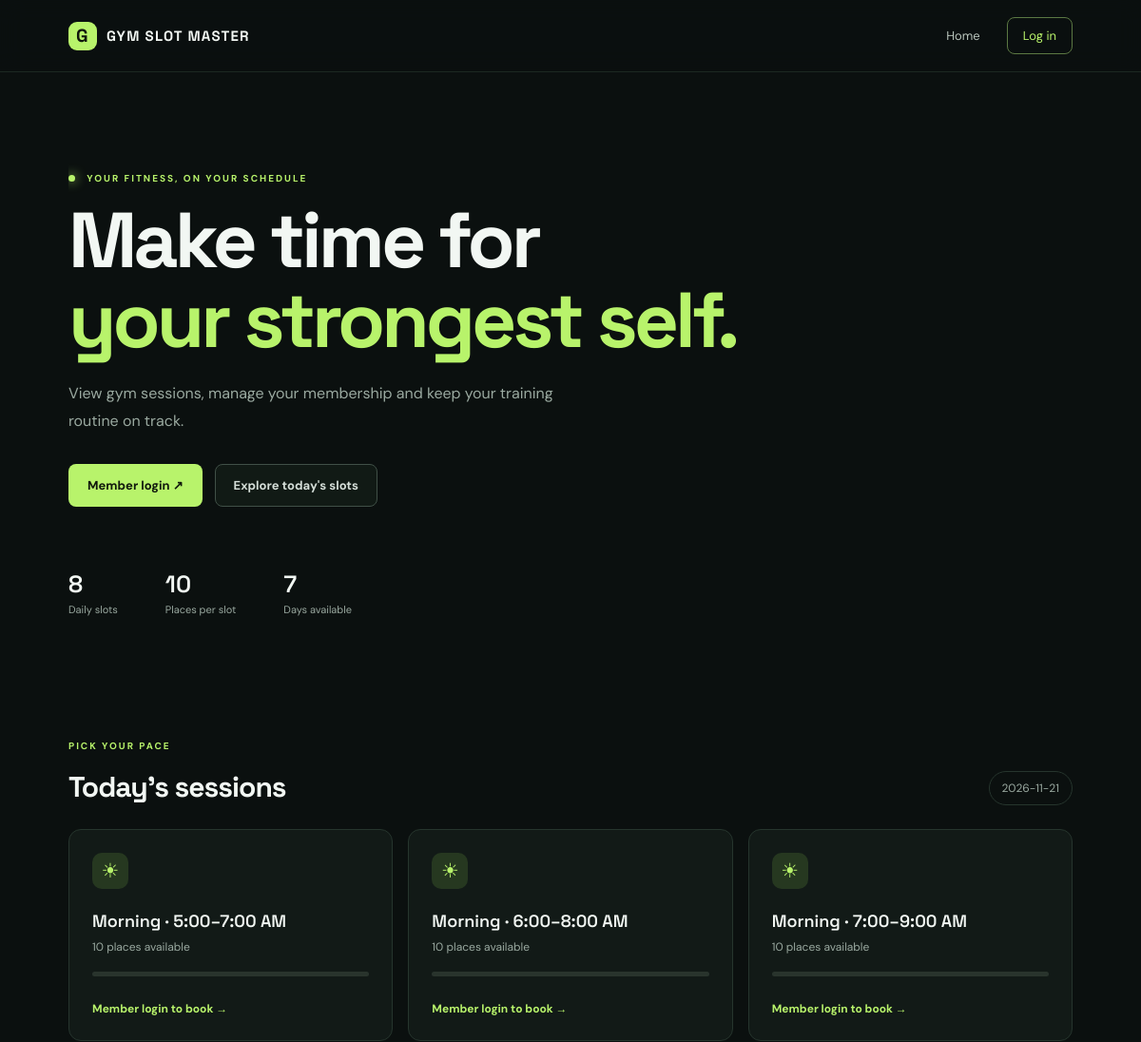
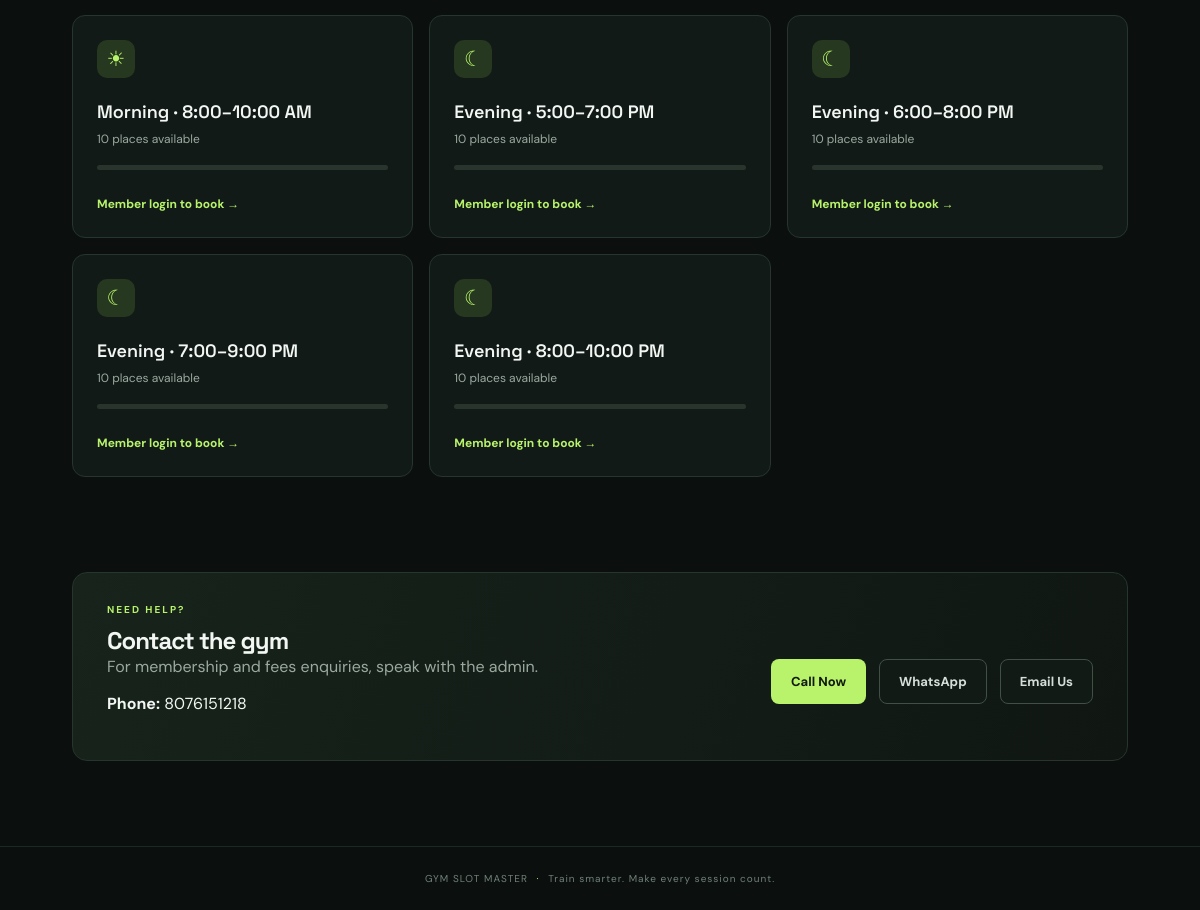
The page / on the database its author committed (2 pictures, top to bottom).
### tables this page shows
CREATE TABLE slots (
        id INTEGER PRIMARY KEY AUTOINCREMENT,
        slot_date TEXT NOT NULL,
        slot_time TEXT NOT NULL,
        capacity INTEGER NOT NULL DEFAULT 10,
        UNIQUE(slot_date, slot_time)
    );

CREATE TABLE app_settings (key TEXT PRIMARY KEY, value TEXT NOT NULL);

### app.py (the view)
@app.route('/')
def home():
    db=get_db(); today=date.today().isoformat()
    slots=db.execute('''SELECT s.*, s.capacity-COUNT(b.id) available FROM slots s LEFT JOIN bookings b ON b.slot_id=s.id WHERE s.slot_date=? GROUP BY s.id ORDER BY s.id''',(today,)).fetchall()
    return render_template('index.html', slots=slots, contact_phone=setting('contact_phone'), contact_whatsapp=setting('contact_whatsapp'), contact_email=setting('contact_email'))

### app.py (called while the page is built)
def get_db():
    if 'db' not in g:
        g.db = sqlite3.connect(app.config['DATABASE'])
        g.db.row_factory = sqlite3.Row
        g.db.execute('PRAGMA foreign_keys=ON')
    return g.db

@app.before_request
def prepare_db(): init_db()

def setting(key):
    row = get_db().execute('SELECT value FROM app_settings WHERE key=?',(key,)).fetchone()
    return row['value'] if row else ''

### templates/index.html
{% extends 'base.html' %}{% block title %}Gym Slot Master{% endblock %}{% block content %}<section class="hero"><div class="eyebrow"><span class="pulse"></span> YOUR FITNESS, ON YOUR SCHEDULE</div><h1>Make time for<br><span>your strongest self.</span></h1><p class="hero-copy">View gym sessions, manage your membership and keep your training routine on track.</p><div class="hero-actions"><a class="btn primary" href="{{ url_for('dashboard') if session.get('role')=='user' else url_for('login') }}">{{ 'My dashboard' if session.get('role')=='user' else 'Member login' }} ↗</a><a class="btn secondary" href="#today">Explore today's slots</a></div><div class="hero-stats"><div><strong>8</strong><small>Daily slots</small></div><div><strong>10</strong><small>Places per slot</small></div><div><strong>7</strong><small>Days available</small></div></div></section>
<section id="today" class="section"><div class="section-heading"><div><div class="eyebrow">PICK YOUR PACE</div><h2>Today's sessions</h2></div><span class="date-chip">{{ slots[0].slot_date if slots else 'Today' }}</span></div><div class="slot-grid">{% for slot in slots %}<article class="slot-card"><div class="slot-icon">{% if loop.index <= 4 %}☀{% else %}☾{% endif %}</div><div class="slot-time">{{ slot.slot_time }}</div><div class="availability">{{ slot.available }} places available</div><div class="capacity"><span style="width:{{ ((slot.capacity-slot.available)/slot.capacity*100)|int }}%"></span></div>{% if session.get('role')=='user' %}<form method="POST" action="{{ url_for('book',slot_id=slot.id) }}"><button class="text-link" type="submit">Reserve session →</button></form>{% else %}<a class="text-link" href="{{ url_for('login') }}">Member login to book →</a>{% endif %}</article>{% else %}<p>No sessions available today.</p>{% endfor %}</div></section>
{% if contact_phone or contact_whatsapp or contact_email %}<section class="bottom-cta"><div><div class="eyebrow">NEED HELP?</div><h2>Contact the gym</h2><p class="muted">For membership and fees enquiries, speak with the admin.</p>{% if contact_phone %}<p><strong>Phone:</strong> {{ contact_phone }}</p>{% endif %}</div><div class="hero-actions">{% if contact_phone %}<a class="btn primary" href="tel:{{ contact_phone }}">Call Now</a>{% endif %}{% if contact_whatsapp %}<a class="btn secondary" target="_blank" rel="noopener" href="https://wa.me/{{ contact_whatsapp|replace('+','')|replace(' ','') }}">WhatsApp</a>{% endif %}{% if contact_email %}<a class="btn secondary" href="mailto:{{ contact_email }}">Email Us</a>{% endif %}</div></section>{% endif %}{% endblock %}

### templates/base.html (shortened to what this page needs)
<!DOCTYPE html><html lang="en"><head><link rel="stylesheet" href="{{ url_for('static',filename='style.css') }}"></head><body>
<nav class="nav"><a class="brand" href="{{ url_for('home') }}"><span class="brand-mark">G</span> GYM SLOT MASTER</a><div class="nav-links"><a href="{{ url_for('home') }}">Home</a>{% if session.get('user_id') %}{% if session.get('role')=='admin' %}<a href="{{ url_for('admin') }}">Dashboard</a><a href="{{ url_for('members') }}">Members</a><a href="{{ url_for('subscriptions') }}">Subscriptions & Fees</a><a href="{{ url_for('admin_settings') }}">Settings</a>{% else %}<a href="{{ url_for('dashboard') }}">My bookings</a>{% endif %}<a class="nav-cta" href="{{ url_for('logout') }}">Log out</a>{% else %}<a class="nav-cta" href="{{ url_for('login') }}">Log in</a>{% endif %}</div></nav>
<main class="container">{% block content %}{% endblock %}</main><footer>GYM SLOT MASTER <span>·</span> Train smarter. Make every session count.</footer></body></html>

### static/style.css (style rules this page uses)
:root { --bg:#0b100f;--panel:#121a17;--panel2:#18231e;--text:#f2f7f3;--muted:#9aa9a0;--green:#b8f36b;--green2:#8edb43;--line:#26352d;--red:#ff8b8b }
* { box-sizing:border-box }
html { scroll-behavior:smooth }
body { margin:0;background:var(--bg);color:var(--text);font-family:'DM Sans',Arial,sans-serif;min-height:100vh }
a { color:inherit;text-decoration:none }
.nav { height:76px;display:flex;align-items:center;justify-content:space-between;padding:0 max(6vw,24px);border-bottom:1px solid #1c2922;background:#0b100fee;position:sticky;top:0;z-index:5;backdrop-filter:blur(12px) }
.brand { font:700 15px 'Space Grotesk';letter-spacing:1.2px;display:flex;align-items:center;gap:10px }
.brand-mark { background:var(--green);color:#10170d;border-radius:9px;width:30px;height:30px;display:grid;place-items:center;font-size:19px }
.nav-links { display:flex;align-items:center;gap:28px;color:#b8c4bc;font-size:13px }
.nav-cta { padding:10px 16px;border:1px solid #5b7843;border-radius:8px;color:var(--green)!important }
.container { width:min(1120px,88%);margin:auto }
.hero { min-height:590px;padding:105px 0 75px;position:relative;overflow:hidden }
.eyebrow { font-size:10px;font-weight:700;letter-spacing:2px;color:var(--green);margin-bottom:17px }
.pulse { display:inline-block;width:7px;height:7px;background:var(--green);border-radius:50%;margin-right:8px;box-shadow:0 0 12px var(--green) }
h1,h2,h3,p { margin-top:0 }
h1,h2,h3 { font-family:'Space Grotesk',Arial,sans-serif }
.hero h1 { font-size:clamp(48px,7vw,82px);line-height:1.02;letter-spacing:-4px;margin:0 0 22px;max-width:750px }
.hero h1 span,.auth-aside h1 span { color:var(--green) }
.hero-copy { max-width:520px;color:var(--muted);line-height:1.8;font-size:16px }
.hero-actions { display:flex;gap:13px;margin-top:30px;flex-wrap:wrap }
.btn { display:inline-flex;align-items:center;justify-content:center;gap:12px;padding:13px 19px;border-radius:8px;font:700 13px 'DM Sans';border:1px solid transparent;cursor:pointer;transition:.2s }
.primary { background:var(--green);color:#11190d }
.secondary { border-color:#405047;color:#d5ded8;background:#111a15 }
.hero-stats { display:flex;gap:50px;margin-top:65px }
.hero-stats div { display:flex;flex-direction:column;gap:4px }
.hero-stats strong { font:600 25px 'Space Grotesk' }
.hero-stats small,.muted { color:var(--muted) }
.hero-stats small { font-size:11px }
.section { padding:55px 0 75px }
.section-heading { display:flex;align-items:end;justify-content:space-between;margin-bottom:25px;gap:20px }
.section-heading h2,.bottom-cta h2 { font-size:30px;letter-spacing:-1px;margin:0 }
.date-chip { border:1px solid var(--line);padding:9px 13px;border-radius:20px;color:var(--muted);font-size:12px }
.slot-grid { display:grid;grid-template-columns:repeat(3,1fr);gap:16px }
.slot-card { background:var(--panel);border:1px solid var(--line);border-radius:13px;padding:24px;transition:.2s }
.slot-icon { width:38px;height:38px;border-radius:10px;background:#263820;color:var(--green);display:grid;place-items:center;font-size:21px;margin-bottom:22px }
.slot-time { font:600 18px 'Space Grotesk';margin-bottom:8px }
.availability { font-size:12px;color:var(--muted) }
.capacity { height:5px;background:#29342d;border-radius:5px;margin:18px 0 22px;overflow:hidden }
.text-link { font-size:12px;font-weight:700;color:var(--green) }
.bottom-cta { border:1px solid var(--line);border-radius:15px;padding:30px 34px;margin:20px 0 85px;background:linear-gradient(110deg,#17231b,#101713);display:flex;align-items:center;justify-content:space-between;gap:20px }
.bottom-cta h2 { font-size:24px }
.bottom-cta .eyebrow { margin-bottom:9px }
footer { border-top:1px solid #1c2922;padding:25px;text-align:center;color:#718078;font-size:10px;letter-spacing:1px }
footer span { color:var(--green);padding:0 5px }

### rows shown on the page
slots: slot_date "2026-11-21", slot_time "Morning · 5:00–7:00 AM", available "10"
slots: slot_time "Morning · 6:00–8:00 AM", available "10"
slots: slot_time "Morning · 7:00–9:00 AM", available "10"
slots: slot_time "Morning · 8:00–10:00 AM", available "10"
slots: slot_time "Evening · 5:00–7:00 PM", available "10"
slots: slot_time "Evening · 6:00–8:00 PM", available "10"
slots: slot_time "Evening · 7:00–9:00 PM", available "10"
slots: slot_time "Evening · 8:00–10:00 PM", available "10"
app_settings: value "8076151218"

### other values the page prints
{{ 'My dashboard' if session.get('role')=='user' else 'Member login' }} "Member login"
